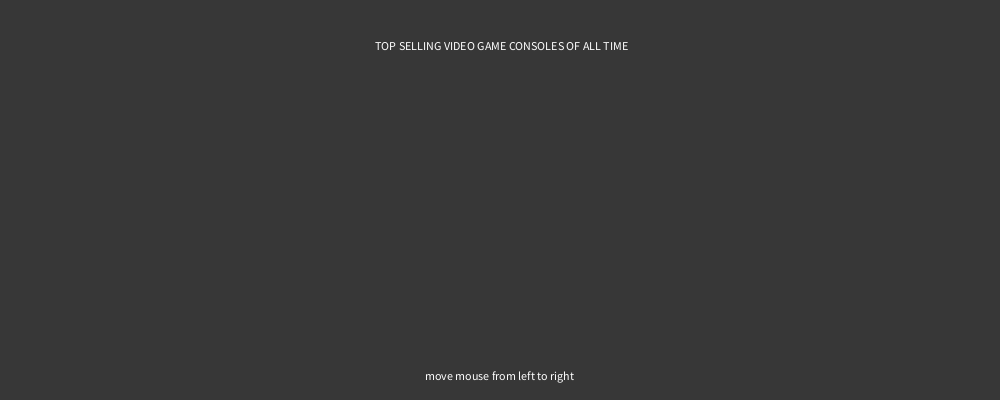
Frame 1 (no input)
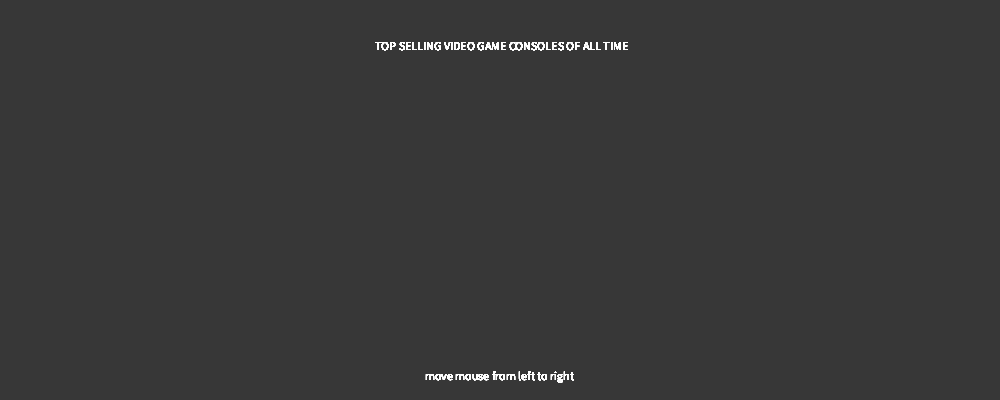
Frame 60 (the mouse pressed at the canvas centre just before this capture)
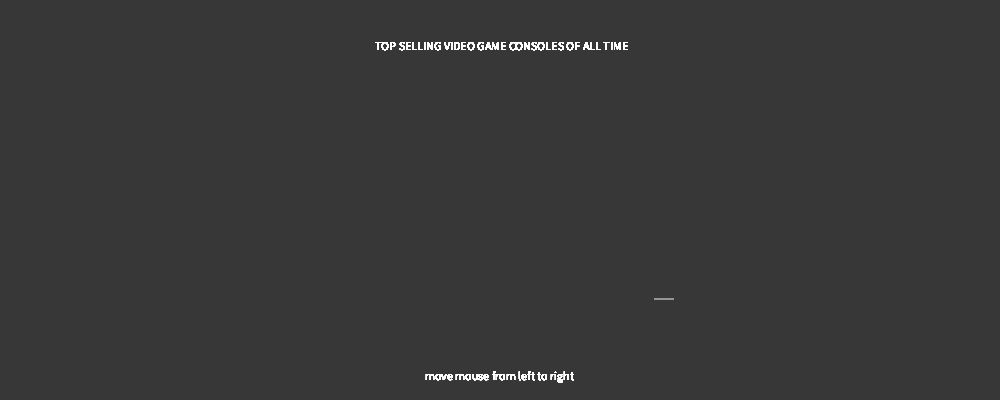
Frame 120 (the mouse held since frame 60 and released just before this capture)

The Processing sketch that drew these frames (run headless with seeded random() and noise(); from frame 60 on, the mouse is pressed at the canvas centre):

// Processing sketch: processing_125462
// ── processing_125462.pde

//Sam Friedlander
//HW 10
//11 - 25 - 13 copywrite

float [] sales = {
  //5.wii
  100300000,
 //4. playstation
  102490000,
  //3. gameboy
  118690000,
  //2. nintendo ds
  153960000, 
  // 1. playstation 2 
  155000000
 };
 
color [] barcolor =
{
 //5.wii
 color (0,255,255),
  //4. playstation
 color (200,0,0),
 //3. gameboy+gameboycolor
 color (46,49,149),
 //2. nintendo ds
 color (150),
 // 1. playstation 2 
 color (67,93,150)
 
};
  
int [] bars = new int [5];
float [] y = new float [5];
float [] poop = new float [5];
String [] text = 
{
  "#5 WII" ,
  "#4 PLAYSTATION" ,
  "#3 GAMEBOY" ,
  "#2 NINTENDO DS" ,
  "#1 PLAYSTATION 2"
};
String [] text2 = 
{
  "100,300,000 sales" ,
  "102,490,000 sales" ,
  "118,690,000 sales" ,
  "153,960,000 sales" ,
  "155,000,000 sales"
};
  
  
  
  void setup()
  
  {
    size (1000,400);
    background (55);
    noStroke();
    
    
    for (int i=0; i<5; i++)
    {
      bars [i] = (width/6) * (i+1);
      y [i] = sales[i]/1000000;
    }
    
   
    
  }
  
  void draw()
  {
    databar();
    label();
  }
  
  void databar()
  
  {
      for(int i=0; i<bars.length; i++)
      {
      
          if (mouseX > bars[i]-(width/6) && mouseX < bars[i])
              {
                fill(barcolor[i]);
                poop[i]= map(mouseX,bars[i]-(width/6),bars[i],0, y[i]);
                rect((bars[i]-10),300,20,-poop[i]); 
              }
      
      }
 }
 
 void label()
 {
  fill(255);
  textSize(12);
  text("TOP SELLING VIDEO GAME CONSOLES OF ALL TIME", (width/2) -125, 50);
  text("move mouse from left to right", (width/2) -75, height - 20);
   for (int i=0; i<bars.length; i++)
   {
      if (mouseX > bars[i]-(width/20) && mouseX < bars[i])
              {
        text(text[i],bars[i]-50,100);
        text(text2[i],bars[i]-50,125);
              }
   }
 
 }
  
